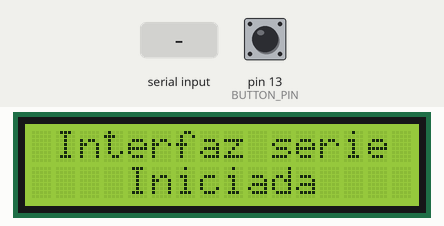
Recording of a sketch running on a simulated Arduino Uno, built with avr-gcc and run on an emulated ATmega328P. Parts: 16×2 character LCD. The test bench sets the inputs (shaded band); at power-on: pin 13 (BUTTON_PIN) LOW.

Above: at 1.2 s.
1.3 s: "#\n" received over Serial
At 1.6 s:
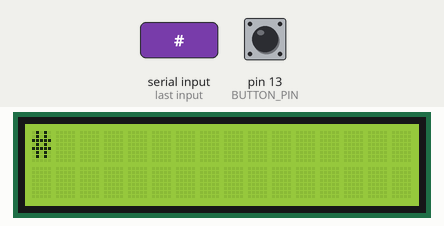
2.8 s: "1\n" received over Serial
At 3.8 s:
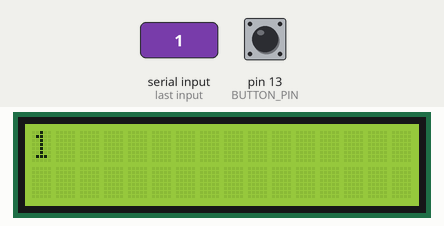
Timing chart, 0 to 5.8 s (numbered marks = the images above; inputs shaded):
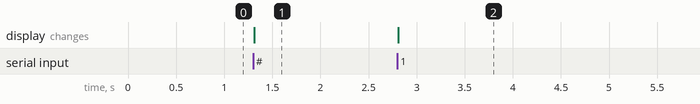

Measured:
- after the input at 1.3 s, the display: changes at once (image 1)
- after the input at 2.8 s, the display: changes at once (image 2)

The sketch:

codeInterfazSerial.ino
```cpp
/**
 * @file codeInterfazSerial.ino
 * @version 1.0
 * @date 05/02/2020
 * @author Sebastián Arriagada C.
 * @brief Interfáz realizada con arduino que permite enviarle
 * Strings al puerto serial y los muestra por una pantalla lcd,
 * además tiene integrada la funcionalidad de eco (si se envía
 * como primer caracter un '#') controlada por un pulsador
 * @note Configuration:
 *                 +5V
 * ____________     |    ______________
 *            |     |    |
 *          5V|-----+----|VDD
 *            |     +----|A     LCD
 *            |          |     MODULE
 * arduino  07|----------|RS
 *          08|----------|EN
 *          09|----------|D4
 *          10|----------|D5
 *          11|----------|D6
 *          12|----------|D7
 *            |          |
 *         GND|-------+--|VSS
 *            |       +--|RW
 * ____13_____|       +--|K
 *     |              |  |_________Vo____
 *    pull            |            |
 *    down           GND          pot
 *   button                       10K
 *
 */
#include <LiquidCrystal.h>
#define DBG(a)  Serial.println(a);
#define MAX_LCD_LENGTH  15
#define MINIMO(A,B) ( A < B ) ? A : B
#define BUTTON_PIN 13
#define TRIGGER_SHIFT 750
#define TRIGGER_ANTIREBOTE 100

LiquidCrystal lcd(7, 8, 9, 10, 11, 12); //    ( RS, EN, d4, d5, d6, d7)

void setup()
{
  lcd.begin(16, 2); //Inicializa la pantalla con el numero de caracteres y de filas
  Serial.begin(9600);
  pinMode(BUTTON_PIN, INPUT);
  lcd.print(" Interfaz serie"); //Pantalla de inicio
  lcd.setCursor(0,1);
  lcd.print("    Iniciada");
}

void loop()
{
  static bool msgLongRcv = false;
  static bool timeOutShiftLcd = false;
  static bool timeOutAntiRebote = false;//Para antirrebote
  static bool buttonPressed = false; // Para antirrebote
  static int cursorVirtual = 0; //Para mostrar string largo por LCD
  static int dataRcvLength;
  static unsigned long t_initShiftLcd = millis(); //Para leer por LCD string largo (shift)
  static unsigned long t_initAntiRebote = millis(); // Para antirrebote
  static String dataRcv;
  static String data2Send = "02t010020030040050060070080090100";

  if((millis()-t_initShiftLcd)>TRIGGER_SHIFT){
    timeOutShiftLcd = true;
    t_initShiftLcd = millis();
  }
  if((millis()-t_initAntiRebote)>TRIGGER_ANTIREBOTE){
    timeOutAntiRebote = true;
    t_initAntiRebote = millis();
  }
  if ((digitalRead(BUTTON_PIN) == HIGH) && (!buttonPressed) && timeOutAntiRebote){
    buttonPressed = true;
    timeOutAntiRebote = false;
  }

  if (Serial.available()) {
    dataRcv = "";//Se vacían los datos recibidos
    cursorVirtual = 0;
    dataRcv = Serial.readStringUntil('\n');
    delay(5);
    if (dataRcv.charAt(0) == '#'){
      data2Send = dataRcv.substring(1);
      softClear(1);
      lcd.print(data2Send);
    }
    dataRcvLength = dataRcv.length();
    //si el string cabe en la LCD lo muestra directamente, sino lo va corriendo para leerlo
    if (dataRcvLength > MAX_LCD_LENGTH) {
      msgLongRcv = true;
    }
    else {
      msgLongRcv = false;
      softClear(0);
      lcd.print(dataRcv);
    }
  }
  //El corrimiento del string si es largo
  if (msgLongRcv && timeOutShiftLcd){
    timeOutShiftLcd = false;
    softClear(0);
    lcd.print(dataRcv.substring(cursorVirtual, MINIMO((cursorVirtual+MAX_LCD_LENGTH), dataRcvLength)));
    cursorVirtual = (++cursorVirtual) % dataRcvLength;
    //DBG(cursorVirtual);
  }
  //se envía el string preparado al presionar el botón
  if (buttonPressed && timeOutAntiRebote){
    buttonPressed = false;
    timeOutAntiRebote = false;
    Serial.println(data2Send);
  }
}
/**
 * @fn softClear
 * @brief "Borra" la linea/fila indicada
 * @param fila Entero con la fila a borrar
 */
void softClear(int fila){
  lcd.setCursor(0, fila);
  lcd.print("                ");
  lcd.setCursor(0, fila);
}
```
